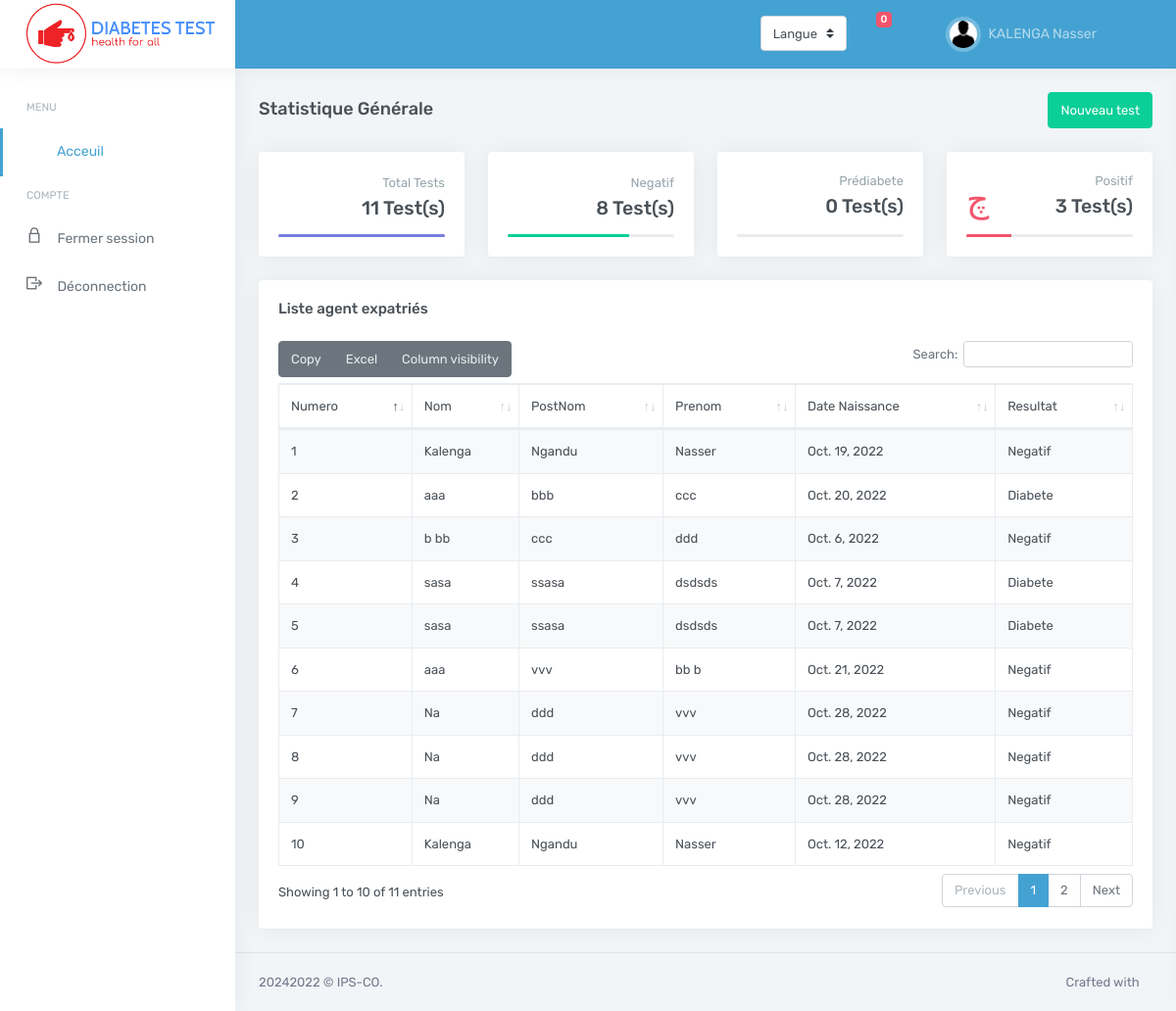
/accueil, run on the app's committed database.
### Patient/models.py (models this page shows, shortened)
class Patient(models.Model):
	Nom = models.CharField(max_length=100)
	PostNom = models.CharField(max_length=100)
	Prenom = models.CharField(max_length=100)
	DateNaissance = models.DateField()
	Test = models.ForeignKey(Test, on_delete=models.CASCADE)

### Administrateur/views.py (the view)
# urls.py: re_path(r'^accueil', views.accueil, name='accueil'),
def accueil(request):
	patients = Patient.objects.all()
	list_patients = []
	total_test = len(patients)
	total_test_positif = 0
	total_test_negatif = 0
	total_test_prediabete = 0
	for patient in patients:
		if int(patient.Test.Diabetes_012) == 0:
			resultat = "Negatif"
			total_test_negatif += 1
		elif int(patient.Test.Diabetes_012) == 1:
			 resultat = "Prediabete"
			 total_test_prediabete += 1
		elif int(patient.Test.Diabetes_012) == 2:
			 resultat = "Diabete"
			 total_test_positif += 1
		list_patients.append(
			{
				'id' : patient.id,
				'nom' : patient.Nom,
				'postnom' : patient.PostNom,
				'prenom' : patient.Prenom,
				'date_naissance' : patient.DateNaissance,
				'resultat' : resultat,
			}
		)
	if total_test_positif > 0:
		total_test_positif_pourc = total_test_positif / total_test  * 100
	else:
		total_test_positif_pourc = 0
	if total_test_negatif > 0:
		total_test_negatif_pourc = total_test_negatif / total_test * 100
	else:
		total_test_negatif_pourc = 0
	if total_test_prediabete > 0:
		total_test_prediabete_pourc = total_test_prediabete / total_test * 100
	else:
		total_test_prediabete_pourc = 0
	return render(request, "accueil.html", locals())

### Templates/accueil.html (shortened to what this page needs)
{% load static %}
<!doctype html>
<html lang="en"><head>
        <link href="/static/assets/libs/metrojs/release/MetroJs.Full/MetroJs.min.css" rel="stylesheet" type="text/css">
        <link href="/static/assets/css/bootstrap.min.css" id="bootstrap-style" rel="stylesheet" type="text/css">
        <link href="/static/assets/css/icons.min.css" rel="stylesheet" type="text/css">
        <link href="/static/assets/css/app.min.css" id="app-style" rel="stylesheet" type="text/css">
        <link href="/static/assets/libs/datatables.net-bs4/css/dataTables.bootstrap4.min.css" id="app-style" rel="stylesheet" type="text/css">
        <link href="/static/assets/libs/datatables.net-buttons-bs4/css/buttons.bootstrap4.min.css" id="app-style" rel="stylesheet" type="text/css">
        <link href="/static/assets/libs/datatables.net-responsive-bs4/css/responsive.bootstrap4.min.css" id="app-style" rel="stylesheet" type="text/css">
    </head>
    <body data-topbar="dark">
        <div id="layout-wrapper">
            <header id="page-topbar">
                <div class="navbar-header">
                    <div class="d-flex">
                        <div class="navbar-brand-box" style="margin: auto;background: white;">
                            <a href="#" class="">
                                <span class="logo-lg">
                                    <img src="/static/images/logo2.png" alt="" height="70">
                                </span>
                            </a>
                        </div>
                        <button type="button" class="btn btn-sm px-3 font-size-24 header-item waves-effect" id="vertical-menu-btn">
                            <i class="mdi mdi-menu"></i>
                        </button>
                    </div>
                    <div class="d-flex">
                        <div class="dropdown d-none d-md-block">
                            <form action="/expatrie/i18n/setlang/" method="post">
                                <select name="language" class="select2 form-control mt-3 custom-select select2-hidden-accessible" style="width: 100%; height:36px;" data-select2-id="1" tabindex="-1" aria-hidden="true" oncha/nge="this.form.submit()">
                                    <option>
                                        Langue
                                    </option>
                                </select>
                            </form>
                        </div>
                        <div class="dropdown d-inline-block">
                            <button type="button" class="btn header-item noti-icon waves-effect" id="page-header-notifications-dropdown" data-toggle="dropdown" aria-haspopup="true" aria-expanded="false">
                                <i class="mdi mdi-bell-outline"></i>
                                <span class="badge badge-danger badg/e-pill" id="notification_cloche" style="position:fixed;">0</span>
                            </button>
                        </div>
                        <div class="dropdown d-none d-lg-inline-block ml-1">
                            <button type="button" class="btn header-item noti-icon waves-effect" data-toggle="fullscreen">
                                <i class="mdi mdi-fullscreen"></i>
                            </button>
                        </div>
                        <div class="dropdown d-inline-block">
                            <button type="button" class="btn header-item waves-effect" id="page-header-user-dropdown" data-toggle="dropdown" aria-haspopup="true" aria-expanded="false">
                                <img class="rounded-circle header-profile-user p-1" src="/static/images/users/profil.png" alt="Header Avatar">
                                <span class="d-none d-xl-inline-block ml-1">KALENGA Nasser</span>
                                <i class="mdi mdi-chevron-down d-none d-xl-inline-block"></i>
                            </button>
                        </div>
                        <div class="dropdown d-inline-block">
                            <button type="button" class="btn header-item noti-icon right-bar-toggle waves-effect">
                                <i class="mdi mdi-spin mdi-settings"></i>
                            </button>
                        </div>
                    </div>
                </div>
            </header>
            <div class="vertical-menu mm-active">
                <div data-simplebar="init" class="h-100 mm-show"><div class="simplebar-wrapper" style="margin: 0px;"><div class="simplebar-height-auto-observer-wrapper"><div class="simplebar-height-auto-observer"></div></div><div class="simplebar-mask"><div class="simplebar-offset" style="right: 0px; bottom: 0px;"><div class="simplebar-content-wrapper" style="height: 100%; overflow: hidden;"><div class="simplebar-content" style="padding: 0px;">
                    <div id="sidebar-menu" class="mm-active">
                        <ul class="metismenu list-unstyled mm-show" id="side-menu">
                            <li class="menu-title">Menu</li>
                            <li>
                                <a href="/agent/accueil/" class="waves-effect mm-active">
                                    <i class="mdi mdi-speedometer"></i>
                                    <span>Acceuil</span>
                                </a>
                            </li>
                            <li class="menu-title">Compte</li>
                            <li>
                                <a href="/agent/deconnexion/" class=" waves-effect">
                                    <i class="dripicons-lock d-inlne-block"></i>
                                    <span>Fermer session</span>
                                </a>
                            </li>
                            <li>
                                <a href="/agent/deconnexion/" class=" waves-effect">
                                    <i class="dripicons-exit d-inlne-block"></i>
                                    <span>Déconnection</span>
                                </a>
                            </li>
                        </ul>
                    </div>
                </div></div></div></div><div class="simplebar-placeholder" style="width: auto; height: 424px;"></div></div></div>
            </div>
            <div class="main-content">
    <div class="page-content">
        <div class="container-fluid">
            <div class="row">
                <div class="col-12">
                    <div class="page-title-box d-flex align-items-center justify-content-between">
                        <h4 class="mb-0 font-size-18">Statistique Générale</h4>
                        <div class="page-title-right">
                            <button type="button" class="btn btn-success waves-effect waves-light" data-toggle="modal" data-animation="bounce" data-target=".nouveau_test">Nouveau test</button>
                        </div>
                    </div>
                </div>
            </div>
            <div class="row">
                <div class="col-md-3">
                    <div class="card">
                        <div class="card-body">
                            <div class="row">
                                <div class="col-4 align-self-center">
                                    <div class="icon-info">
                                        <i class="mdi mdi-folder-upload-outline text-purple"></i>
                                    </div>
                                </div>
                                <div class="col-8 align-self-center text-center">
                                    <div class="ml-2 text-right">
                                        <p class="mb-1 text-muted font-size-13">Total Tests</p>
                                        <h4 class="mt-0 mb-1 font-20">{{ total_test }} Test(s)</h4>
                                    </div>
                                </div>
                            </div>
                            <div class="progress mt-2" style="height:3px;">
                                <div class="progress-bar progress-animated  bg-purple" role="progressbar" style="max-width: 100%;" aria-valuenow="100" aria-valuemin="0" aria-valuemax="100"></div>
                            </div>
                        </div>
                    </div>
                </div>
                <div class="col-md-3">
                    <div class="card">
                        <div class="card-body">
                            <div class="row">
                                <div class="col-4 align-self-center">
                                    <div class="icon-info">
                                        <i class="mdi mdi-playlist-check text-success"></i>
                                    </div>
                                </div>
                                <div class="col-8 align-self-center text-center">
                                    <div class="ml-2 text-right">
                                        <p class="mb-1 text-muted font-size-13">Negatif</p>
                                        <h4 class="mt-0 mb-1 font-20">{{ total_test_negatif }} Test(s)</h4>
                                    </div>
                                </div>
                            </div>
                            <div class="progress mt-2" style="height:3px;">
                                <div class="progress-bar progress-animated  bg-success" role="progressbar" style="max-width: {{ total_test_negatif_pourc }}%;" aria-valuenow="55" aria-valuemin="0" aria-valuemax="100"></div>
                            </div>
                        </div>
                    </div>
                </div>
                <div class="col-md-3">
                    <div class="card">
                        <div class="card-body">
                            <div class="row">
                                <div class="col-4 align-self-center">
                                    <div class="icon-info">
                                        <i class="mdi mdi-folder-settings-outline text-warning"></i>
                                    </div>
                                </div>
                                <div class="col-8 align-self-center text-center">
                                    <div class="ml-2 text-right">
                                        <p class="mb-1 text-muted font-size-13">Prédiabete</p>
                                        <h4 class="mt-0 font-20">{{ total_test_prediabete }} Test(s)</h4>
                                    </div>
                                </div>
                            </div>
                            <div class="progress mt-2" style="height:3px;">
                            </div>
                        </div>
                    </div>
                </div>
                <div class="col-md-3">
                    <div class="card">
                        <div class="card-body">
                            <div class="row">
                                <div class="col-4 align-self-center">
                                    <div class="icon-info">
                                        <i class="mdi mdi-folder-remove-outline text-danger"></i>
                                    </div>
                                </div>
                                <div class="col-8 align-self-center text-center">
                                    <div class="ml-2 text-right">
                                        <p class="mb-1 text-muted font-size-13">Positif</p>
                                        <h4 class="mt-0 font-20">{{ total_test_positif }} Test(s)</h4>
                                    </div>
                                </div>
                            </div>
                            <div class="progress mt-2" style="height:3px;">
                                <div class="progress-bar progress-animated  bg-danger" role="progressbar" style="max-width: {{ total_test_positif_pourc }}%;" aria-valuenow="35" aria-valuemin="0" aria-valuemax="100"></div>
                            </div>
                        </div>
                    </div>
                </div>
            </div>
            <div class="row">
                <div class="col-md-12">
                    <div class="card">
                        <div class="card-body">
                            <h5 class="card-title">Liste agent expatriés</h5>
                            <div class="table-responsive">
                                <table id="datatable-buttons" class="table table-striped table-bordered w-100">
                                    <thead>
                                    <tr>
                                        <th>Numero</th>
                                        <th>Nom</th>
                                        <th>PostNom</th>
                                        <th>Prenom</th>
                                        <th>Date Naissance</th>
                                        <th>Resultat</th>
                                    </tr>
                                    </thead>
                                    <tbody>
                                    {% for patient in  list_patients %}
                                    <tr>
                                        <td>{{ patient.id }}</td>
                                        <td>{{ patient.nom}}</td>
                                        <td>{{ patient.postnom }}</td>
                                        <td>{{ patient.prenom }}</td>
                                        <td>{{ patient.date_naissance }}</td>
                                        <td>{{ patient.resultat }}</td>
                                    </tr>
                                    {% endfor %}
                                    </tbody>
                                </table>
                            </div>
                        </div>
                    </div>
                </div>
            </div>
         </div>
    </div>
                <footer class="footer">
                    <div class="container-fluid">
                        <div class="row">
                            <div class="col-sm-6">
                                <script>document.write(new Date().getFullYear())</script>2022 © IPS-CO.
                            </div>
                            <div class="col-sm-6">
                                <div class="text-sm-right d-none d-sm-block">
                                    Crafted with <i class="mdi mdi-heart text-danger"></i>
                                </div>
                            </div>
                        </div>
                    </div>
                </footer>
            </div>
        </div>
</body></html>

### data on the page
Patient: nom "Kalenga", postnom "Ngandu", prenom "Nasser", date_naissance "Oct. 19, 2022"
Patient: nom "aaa", postnom "bbb", prenom "ccc", date_naissance "Oct. 20, 2022"
Patient: nom "b bb", postnom "ccc", prenom "ddd", date_naissance "Oct. 6, 2022"
Patient: nom "sasa", postnom "ssasa", prenom "dsdsds", date_naissance "Oct. 7, 2022"
Patient: nom "sasa", postnom "ssasa", prenom "dsdsds", date_naissance "Oct. 7, 2022"
Patient: nom "aaa", postnom "vvv", prenom "bb b", date_naissance "Oct. 21, 2022"
Patient: nom "Na", postnom "ddd", prenom "vvv", date_naissance "Oct. 28, 2022"
Patient: nom "Na", postnom "ddd", prenom "vvv", date_naissance "Oct. 28, 2022"
Patient: nom "Na", postnom "ddd", prenom "vvv", date_naissance "Oct. 28, 2022"
Patient: nom "Kalenga", postnom "Ngandu", prenom "Nasser", date_naissance "Oct. 12, 2022"

### other printed values
{{ total_test }} "11"
{{ total_test_negatif }} "8"
{{ total_test_prediabete }} "0"
{{ total_test_positif }} "3"
{{ patient.id }} "1" "2" "3" "4" "5" "6" "7" "8" "9" "10"
{{ patient.resultat }} "Negatif" "Diabete" "Negatif" "Diabete" "Diabete" "Negatif" "Negatif" "Negatif" "Negatif" "Negatif"
